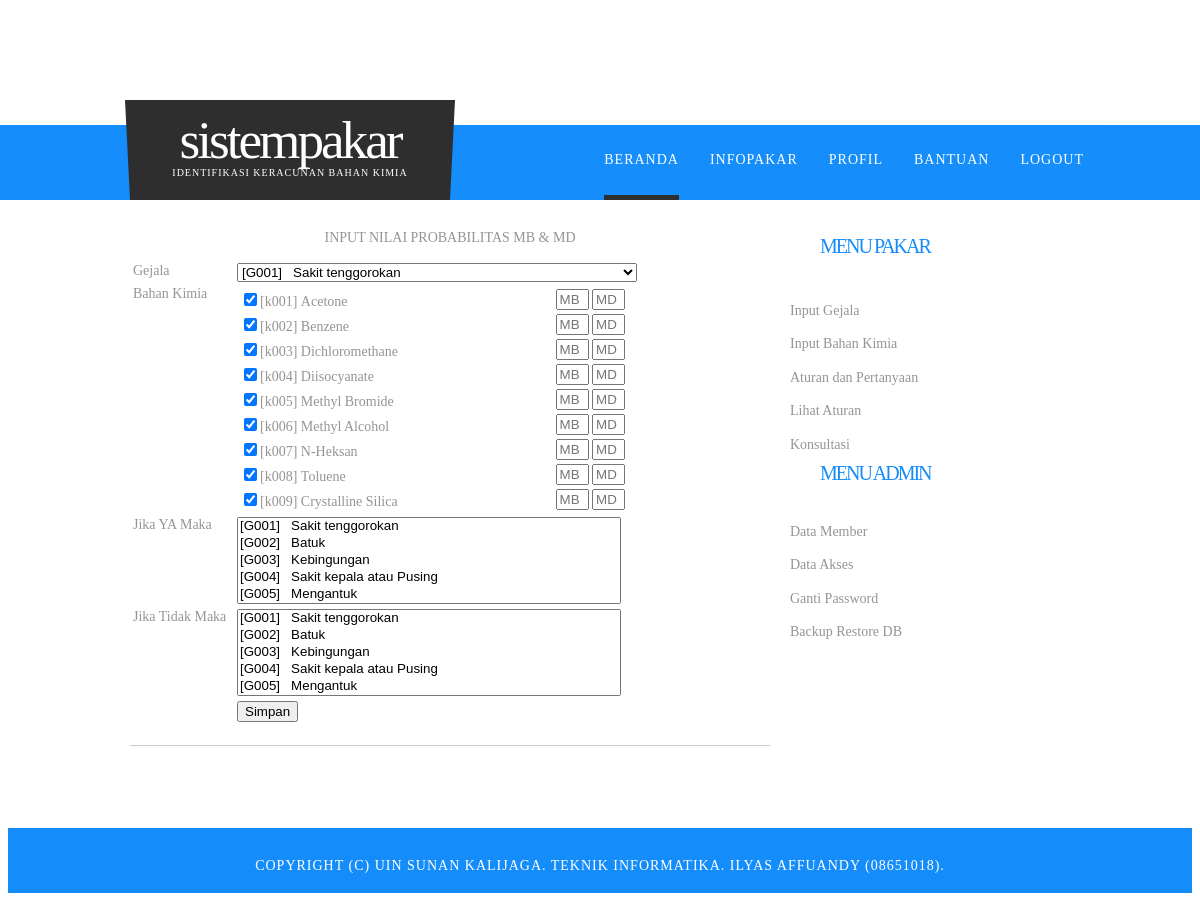
Screenshot of /home.php?page=aturan (signed in) with the database file from the repository.
### tables this page shows
CREATE TABLE IF NOT EXISTS `kimia` (
  `idk` varchar(4) NOT NULL,
  `nm_kimia` varchar(35) NOT NULL,
  `nama_lain` text NOT NULL,
  `definisi` text NOT NULL,
  `pencegahan` text NOT NULL,
  `solusi` text NOT NULL,
  PRIMARY KEY (`idk`)
);

### page/aturan.php (the view, shortened to what this page needs)
<div>
<center>INPUT NILAI PROBABILITAS MB & MD<center><p>
</div>
 <form action="" id="form" method="post">
				<table>
			<tr valign="top">
			<td width="100">Gejala</td>
			 <td>
		            <select name="idg" >
					<?php
					if($_GET['action']=='edit'){
					   $query = "SELECT * FROM gejala WHERE idg = '$_GET[id_gejala]'";
					}else{
					   $query = "SELECT * FROM gejala ORDER BY idg ASC";
					}
					$result = mysql_query($query);
					while ($rows = mysql_fetch_array($result)) {
					echo '<option value="'.$rows[idg].'">['.$rows[idg].']&nbsp;&nbsp;&nbsp;'.$rows[gejala].'</option>';
					}
					?>
					</select>
                </td>
			</tr>
			<tr valign="top">
			<td width="100">Bahan Kimia</td>
			 <td width="10">
					<table width="100%">
		          	<?php
					if($_GET['action']=='edit'){
					   if($_GET['action']=='edit'){
					   $query = "SELECT k.idk, k.nm_kimia, r.mb, r.md FROM relasi r
								LEFT JOIN gejala g ON r.idg = g.idg
								LEFT JOIN kimia k ON r.idk = k.idk
								WHERE r.idg = '$_GET[id_gejala]'";
						}
					}else{
						$query = "SELECT * FROM kimia ORDER BY idk ASC";
					}
					$result = mysql_query($query);
					$no=1;
					while ($rows = mysql_fetch_array($result)) {
					echo "<tr>
					<td width='80%'><input type='checkbox' value='".$rows['idk']."' name='mk".$no."' checked/>[".$rows['idk']."]&nbsp;".$rows['nm_kimia']."</td>
					<td><input type=text name='mb".$no."' size=1 placeholder='MB' value = '".$rows['mb']."'/>
					<input type=text name='md".$no."' size=1 placeholder='MD' value = '".$rows['md']."'><td></tr>";
					$no++;
					}
					?>
					</table>
				</td>
			</tr>
			<tr valign="top">
			<td width="100">Jika YA Maka</td>
			 <td width="10">
		            <select name="g_ya" size=5>
					<?php
					$query = "SELECT * FROM gejala ORDER BY idg ASC";
					$result = mysql_query($query);
					while ($rows = mysql_fetch_array($result)) {
					echo '<option value="'.$rows[idg].'">['.$rows[idg].']&nbsp;&nbsp;&nbsp;'.$rows[gejala].'</option>';
					}
					?>
					</select>
                </td>
			</tr>
			<tr valign="top">
			<td width="100">Jika Tidak Maka</td>
			 <td width="10">
		            <select name="g_tidak" size=5>
					<?php
					$query = "SELECT * FROM gejala ORDER BY idg ASC";
					$result = mysql_query($query);
					while ($rows = mysql_fetch_array($result)) {
					echo '<option value="'.$rows[idg].'">['.$rows[idg].']&nbsp;&nbsp;&nbsp;'.$rows[gejala].'</option>';
					}
					?>
					</select>
                </td>
			<tr valign="top">
			<td width="75"></td>
			<td><?php if (isset($_GET['action'])=='edit'){
				echo '<input class="button" type="submit" value="Update" name="update" />';
				}else{
				echo '<input class="button" type="submit" value="Simpan" name="simpan" />';}
			?></td>
			</tr>
				</table>
</form>

### css/style.css (style rules this page uses)
body { margin-top: 100px; padding: 0px; background: #FFFFFF url(../images/img02.jpg) repeat-x left top; font-family: 'Arvo', serif; font-size: 14px; color: #969493; }

### rows the page displays
kimia: idk "k001", nm_kimia "Acetone"
kimia: idk "k002", nm_kimia "Benzene"
kimia: idk "k003", nm_kimia "Dichloromethane"
kimia: idk "k004", nm_kimia "Diisocyanate"
kimia: idk "k005", nm_kimia "Methyl Bromide"
kimia: idk "k006", nm_kimia "Methyl Alcohol"
kimia: idk "k007", nm_kimia "N-Heksan"
kimia: idk "k008", nm_kimia "Toluene"
kimia: idk "k009", nm_kimia "Crystalline Silica"
